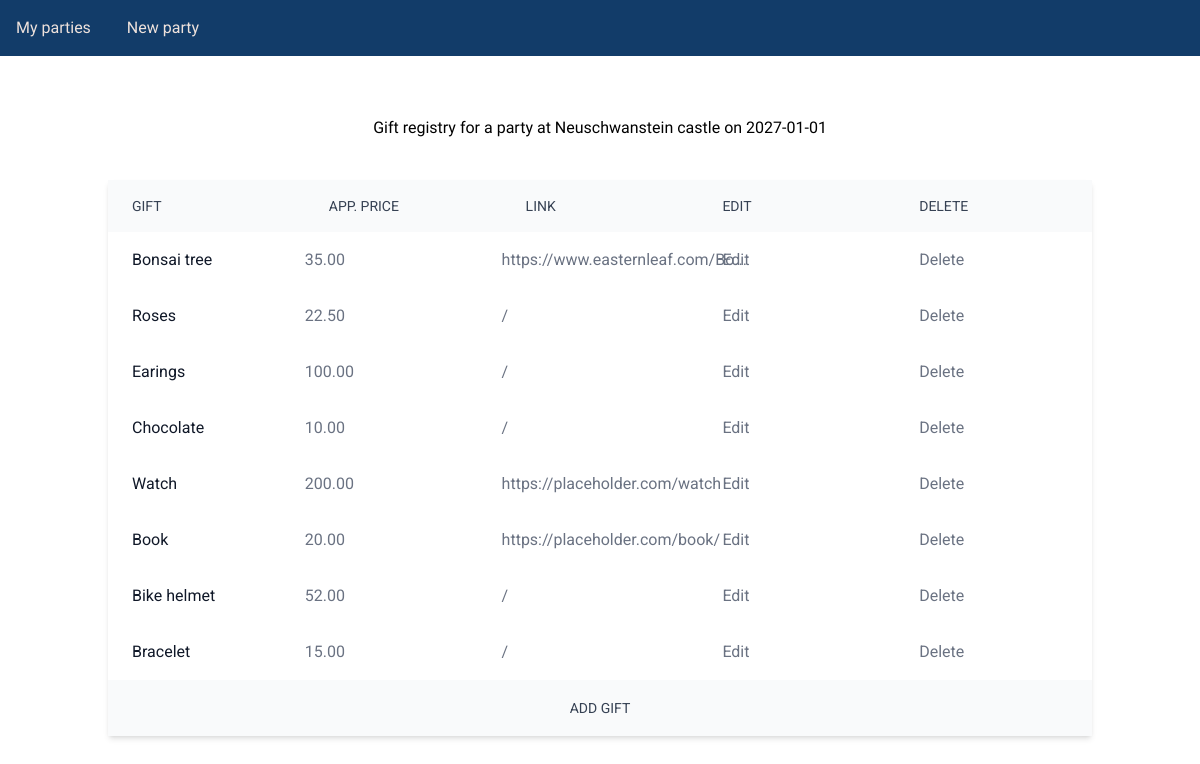
The app's page /party/00bb45a43936477b8113323c57f51f08/gifts/, older data.
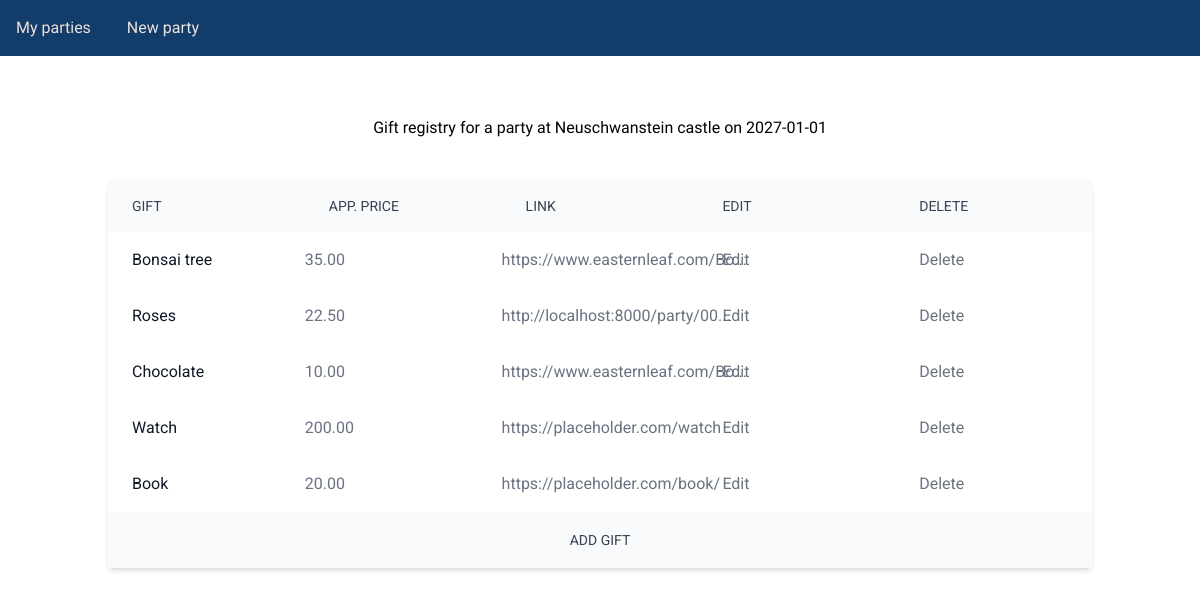
The same page, newer data.
### party_app/models.py (models this page shows)
class GiftBase(SQLModel):
    gift_name: str = Field(sa_column=Column(String(100)))
    price: Decimal = Field(decimal_places=2, ge=0)
    link: Optional[str]
    party_id: UUID = Field(default=None, foreign_key="party.uuid")

class Gift(GiftBase, table=True):
    uuid: UUID = Field(default_factory=uuid4, primary_key=True)
    party: Party = Relationship(back_populates="gifts")

### party_app/routes/gift_registry.py (the view)
@router.get("/", name="gift_registry_page", response_class=HTMLResponse)
def gift_registry_page(
    party_id: UUID,
    request: Request,
    templates: Templates,
    session: Session = Depends(get_session),
):
    party = session.get(Party, party_id)
    gifts = session.exec(select(Gift).where(Gift.party_id == party_id)).all()
    return templates.TemplateResponse(
        request=request,
        name="gift_registry/page_gift_registry.html",
        context={"party": party, "gifts": gifts},
    )

### party_app/templates/gift_registry/page_gift_registry.html
{% extends 'base.html' %}
{% block content %}
<h2 class="font-dancing-script text-2x1 text-center p-10">
    Gift registry for a party at {{ party.venue }} on {{ party.party_date }}
</h2>
<div id="gift-registry" class="bg-white shadow-md">
    <div class="table w-full text-left text-gray-500 table-fixed">
        <div class="table-header-group text-sm text-gray-700 uppercase bg-gray-50">
            <div class="table-cell py-4 px-6">Gift</div>
            <div class="table-cell py-4 px-6">App. price</div>
            <div class="table-cell py-4 px-6">Link</div>
            <div class="table-cell py-4 px-6">Edit</div>
            <div class="table-cell py-4 px-6">Delete</div>
        </div>
        <div class="table-row-group">
            {% for gift in gifts %}
            {% include 'gift_registry/partial_gift_detail.html' %}
            {% endfor %}
        </div>
    </div>
    <div class="bg-gray-50 py-4 px-6 text-center">
        <button type="button" class="uppercase text-sm text-gray-700 cursor-pointer"
            hx-target="#gift-registry .table-row-group" hx-swap="beforeend"
            hx-get="{{ url_for('gift_create_partial', party_id = party.uuid) }}" data-cy="add-gift-button">
            Add gift
        </button>
    </div>
</div>
{% endblock %}

### party_app/templates/gift_registry/partial_gift_detail.html
<div class="table-row">
    <div class="table-cell py-4 px-6 text-gray-900">{{ gift.gift_name }}</div>
    <div class="table-cell py-4 px6">{{ gift.price | default("/", true) }}</div>
    <div class="table-cell py-4 px6">{{ gift.link | default("/", true) | urlize(trim_url_limit=30, target="_blank") }}
    </div>
    <div class="table-cell py-4 px-6">
        <button type="submit" hx-get="{{ url_for('gift_update_partial', party_id=party.uuid, gift_id=gift.uuid ) }}"
            hx-target="closest .table-row" hx-swap="outerHTML" data-cy="edit-gift-button">
            Edit
        </button>
    </div>
    <div class="table-cell py-4 px-6">
        <button type="button" hx-target="closest .table-row" hx-swap="outerHTML"
            hx-confirm="Are you sure you want to remove this gift?"
            hx-delete="{{ url_for('gift_remove_partial', party_id=party.uuid, gift_id=gift.uuid)}}"
            data-cy="delete-gift-button">
            Delete
        </button>
    </div>
</div>

Row changes from the older to the newer data that the page shows:
removed Gift: gift_name "Earings", price "100.00", link "/"
removed Gift: gift_name "Bike helmet", price "52.00", link "/"
removed Gift: gift_name "Bracelet", price "15.00", link "/"
changed Gift "Roses": link "/" → "http://localhost:8000/party/00..."
changed Gift "Chocolate": link "/" → "https://www.easternleaf.com/Bo..."
